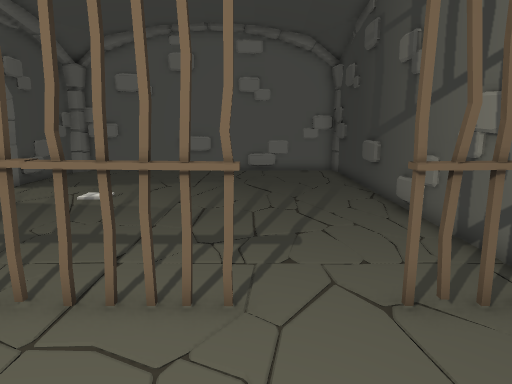
view 1 (above)

16 first-person views from a walk through a Unity game level. The camera is 1.3 m above the floor, tilts 10° down and sees 70° across. Doors are open. The floor is counted in squares, 0.5 m on a side. Each view is taken from the middle of a square. On the plan, view 1 faces up. The plan holds only what a view shows up to about 20 squares ahead; the rest is blank. The place goes on beyond the plan. The player character is not drawn. Some surface patterns are stand-ins.

view 2
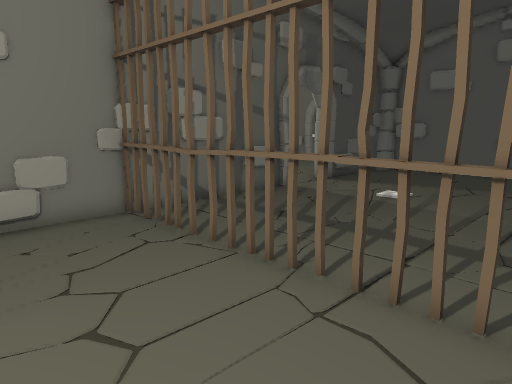

view 3
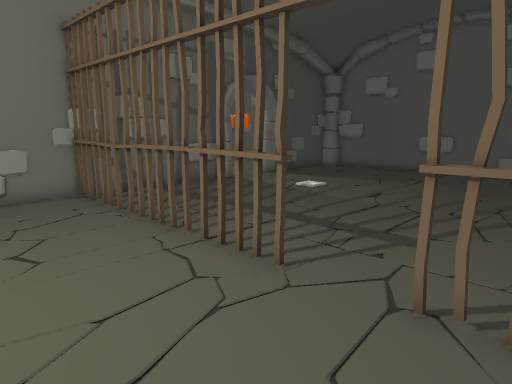

view 4
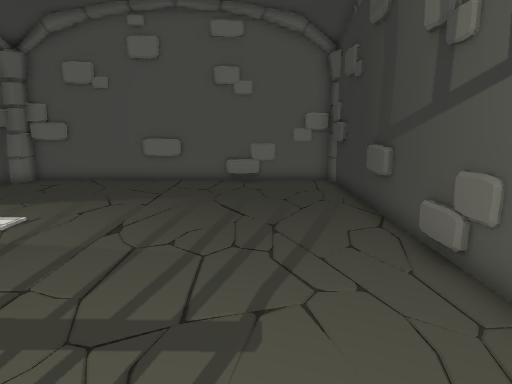

view 5
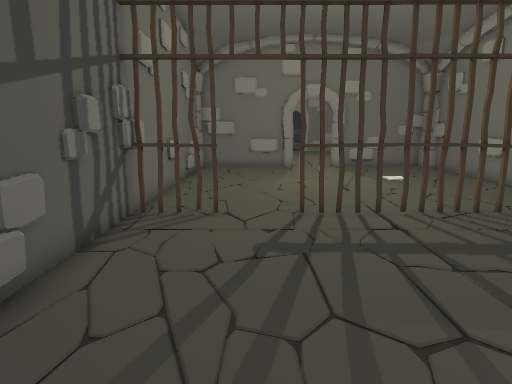

view 6
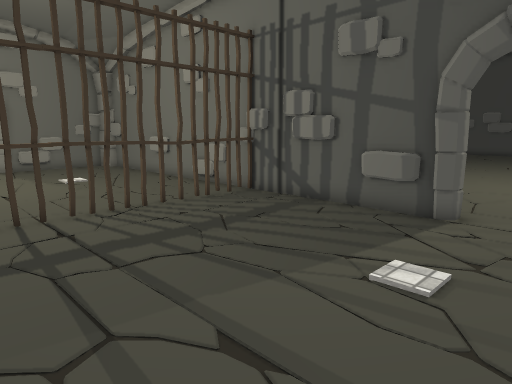

view 7
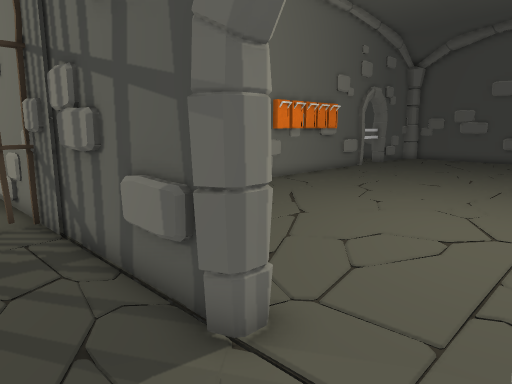

view 8
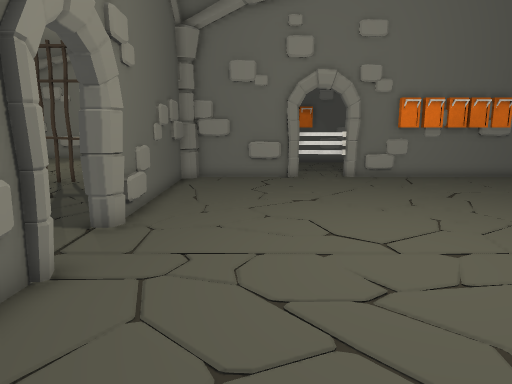

view 9
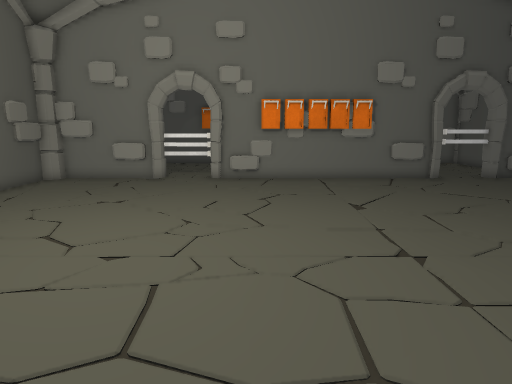

view 10
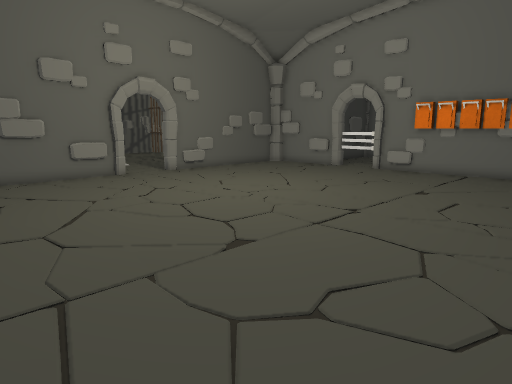

view 11
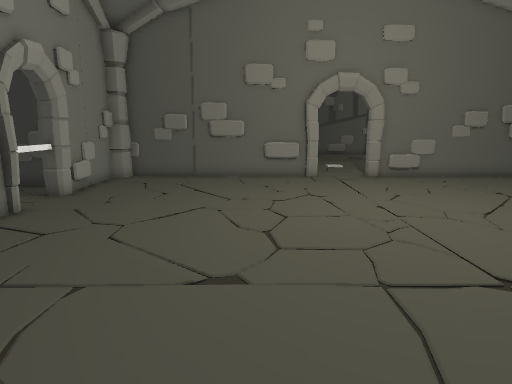

view 12
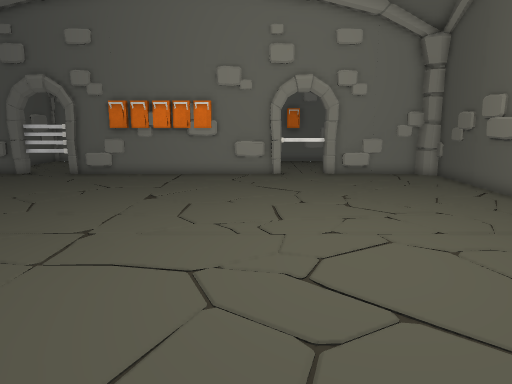

view 13
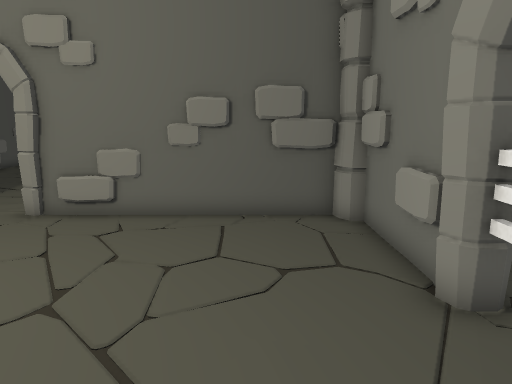

view 14
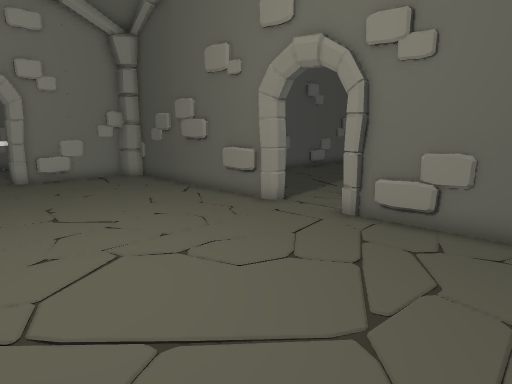

view 15
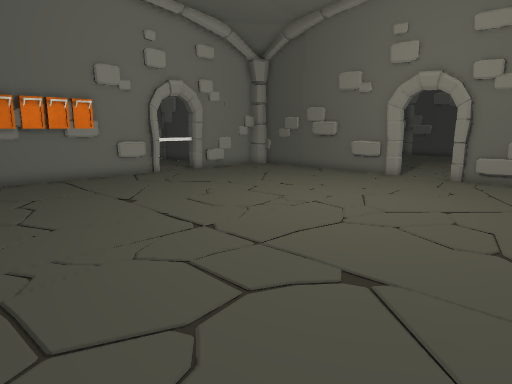

view 16
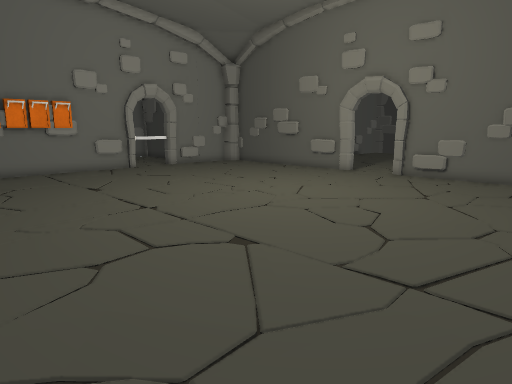

### Floor plan
Key: @ floor where view 1 was taken; # wall or solid block; x gap in a wall; . floor; D open door; = window, fence, low wall or low ledge; G gate; T thing the floor can be seen under or through; O other object.
Columns run from 31 left of view 1 to 5 right of it. Each row starts with its distance up from view 1.
 26 #=OOOOOO#==#..#===###
 25 ....................#
 24 ....................#
 23 ....................#
 22 ....................#################
 21 ....................#...............#
 20 ....................#...............#
 19 ....................#...............#
 18  ...................#...............#
 17  ...................#...............#
 16  ...................#...............#
 15  ...................................#
 14  ...................................#
 13  ...................#...............#
 12 ....................#...............#
 11 ....................#...............#
 10 ....................#...............#
  9 ....................#...............#
  8 ....................#...............#
  7 ....................#...............#
  6 ....................#...............#
  5 ....................##xxTTx#xGGGDGGG#
  4 ....................#...............#
  3  # #OOOOO#######O####...............#
  2               #     #...............#
  1                     #...............#
  0                     #..........@....#
 -1                     #...............#

Positions as (right, up) in squares from view 1, and headings:
1: (0, 0), facing up
2: (0, 0), facing up-left
3: (4, 0), facing up-left
4: (1, 4), facing up
5: (1, 16), facing down
6: (0, 16), facing down-left
7: (-8, 16), facing down-left
8: (-15, 22), facing down
9: (-22, 22), facing down
10: (-31, 25), facing down-right
11: (-31, 19), facing right
12: (-21, 6), facing up
13: (-22, 6), facing right
14: (-21, 7), facing up-right
15: (-31, 7), facing up-right
16: (-31, 4), facing up-right
